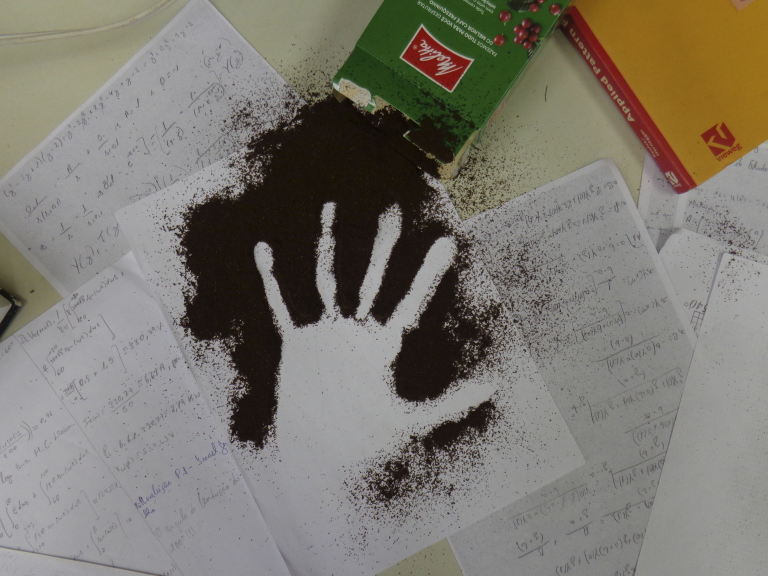
#> input picture targetHand/marcaMao.jpg, 2304 x 1728 px (shown at 1/3 size)
$ python B_processTargetHand.py
#> lines starting #> are read from the running program, lines starting #| are printed output that depends on the picture; after the words box and inside, x2 and y2 are one past the last pixel; in counts of white or black regions, pixels touching at a corner belong together
import os
import cv2
import numpy as np
import pandas as pd
from matplotlib import pyplot as plt
from scipy.spatial import distance
from pathlib import Path

#Hand Points collected manually from "targetHand/marcaMao.jpg"
POINTS = [(235, 780),
          (295, 480),
          (225, 170),
          (375, 415),
          (440, 50),
          (490, 400),
          (640, 60),
          (580, 410),
          (810, 150),
          (660, 460),
          (660, 636),
          (925, 575),
          (725, 760),
          (555, 915)]

if __name__ == '__main__':
    #Read e clean the target image
    targetHand = cv2.imread(str(Path('targetHand/marcaMao.jpg')))
#> targetHand is the input picture: shape (1728, 2304, 3); mean B, G, R 111.6, 120.7, 124.5
    targetHand = cv2.cvtColor(targetHand, cv2.COLOR_BGR2GRAY)
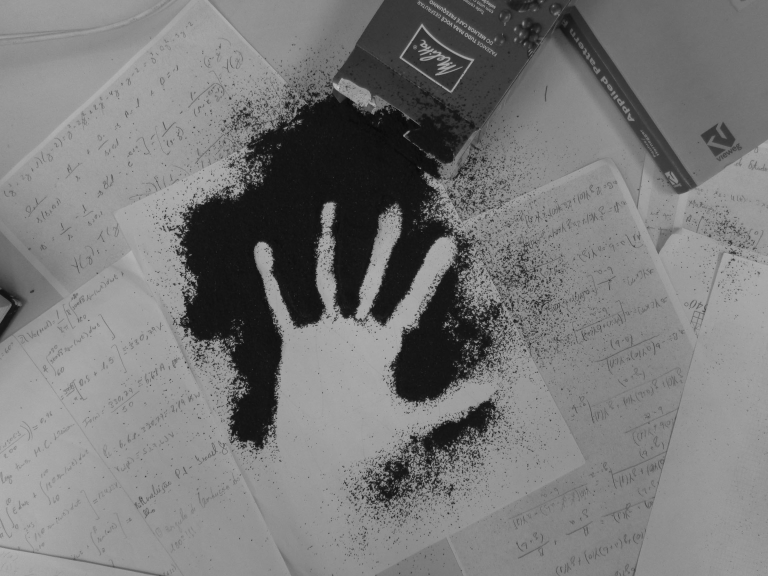
#> targetHand: shape (1728, 2304) (shown at 1/3 size); min 2, max 209, mean 120.8
    targetHand = targetHand[550:1550,550:1550]
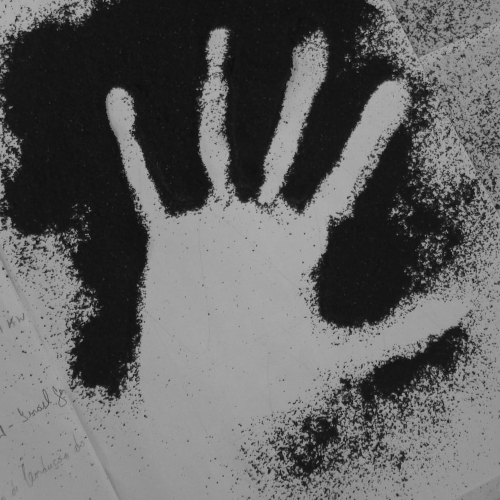
#> targetHand: shape (1000, 1000) (shown at 1/2 size); min 2, max 185, mean 96.4
    ret,thresh1 = cv2.threshold(targetHand, 127, 255, cv2.THRESH_BINARY | cv2.THRESH_OTSU)
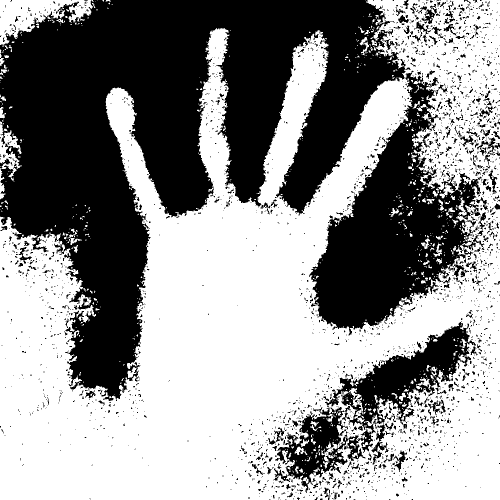
#> thresh1: shape (1000, 1000) (shown at 1/2 size); 56.5% white; 2611 black regions (2305 under 20 px), largest, box (x1, y1, x2, y2) and area: (0, 0, 812, 802) 297919, (618, 141, 962, 671) 76960, (548, 643, 952, 986) 32985
#> ret = 88
    kernel = np.ones((5,5),np.uint8)
    thresh1 = cv2.morphologyEx(thresh1, cv2.MORPH_CLOSE, kernel)
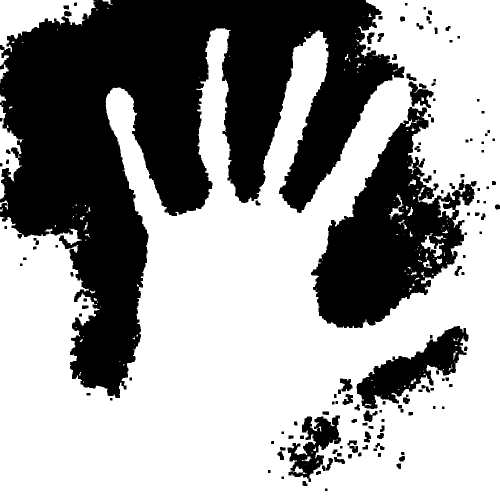
#> thresh1: shape (1000, 1000) (shown at 1/2 size); 61.4% white; 145 black regions, largest, box (x1, y1, x2, y2) and area: (0, 0, 809, 796) 286927, (622, 214, 953, 656) 67694, (713, 652, 937, 818) 14236
    thresh1 = cv2.cvtColor(thresh1, cv2.COLOR_GRAY2RGB)

    #Draw Points key-points
    for point in POINTS:
        cv2.circle(thresh1, point, 10, (255,0,0), -1)
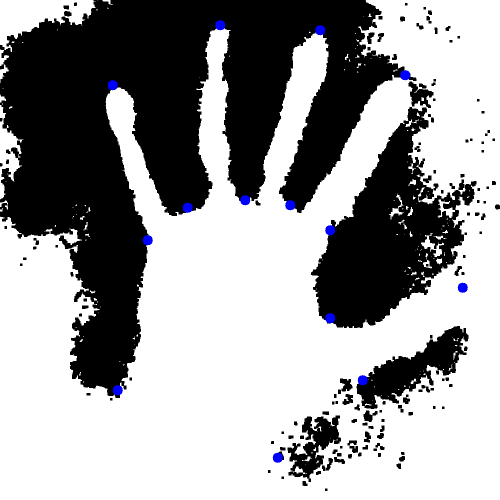
#> thresh1: shape (1000, 1000, 3) (shown at 1/2 size); mean B, G, R 157.4, 156.2, 156.2
    plt.imshow(thresh1)
    plt.show()

    #Create shape signature from key-points points (fourier descriptors)
    x = []
    y = []
    for point in POINTS:
        x.append(point[0])
        y.append(point[1])
    centroid = (sum(x)/(len(POINTS)), sum(y)/(len(POINTS)))
    #Compute Centroid Distance Function
    shapeSignature = []
    for i in range(len(POINTS)):
        shapeSignature.append(distance.euclidean(centroid, (x[i], y[i])))
    #plt.plot(shapeSignature)
    #plt.show()
    shapeSignature = list(map(abs, np.fft.fft(shapeSignature)))
    #logCoefs = np.log10(shapeSignature)
    #plt.bar([i for i in range(len(logCoefs))], logCoefs, width=0.1)
    #plt.show()

    #Save target data
    rowDict = {}
    for i in range(len(shapeSignature)):
        rowDict[f'coef{i}'] = shapeSignature[i]
    targetDf = pd.DataFrame(columns=list(rowDict.keys()))
#> (the run stopped early here; a loop or call above may not have finished)
